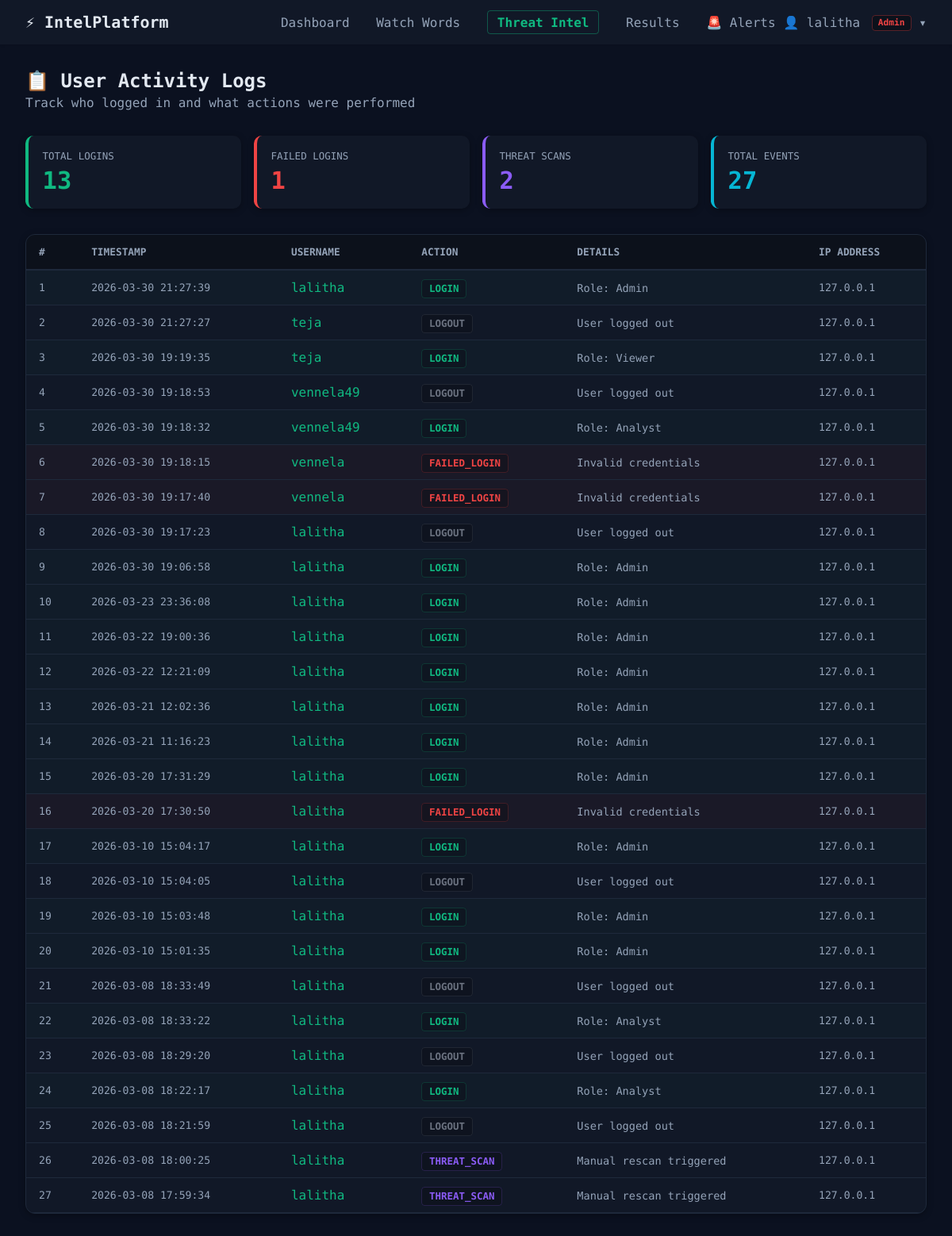
The page /user-logs (signed in) on the database its author committed.
### tables this page shows
CREATE TABLE user_logs (
            id INTEGER PRIMARY KEY AUTOINCREMENT,
            user_id INTEGER NOT NULL,
            username TEXT NOT NULL,
            action TEXT NOT NULL,
            details TEXT DEFAULT '',
            ip_address TEXT DEFAULT '',
            timestamp TEXT NOT NULL
        );

### app.py (the view)
@app.route('/user-logs')
@login_required
def user_logs():
    db = get_db()
    uid = session['user_id']
    if session.get('role') == 'Admin':
        logs = db_fetchall(db, 'SELECT * FROM user_logs ORDER BY timestamp DESC LIMIT 500')
    else:
        logs = db_fetchall(db, 'SELECT * FROM user_logs WHERE user_id=%s ORDER BY timestamp DESC LIMIT 200', (uid,))
    total_logins = db_fetchone(db, "SELECT COUNT(*) as c FROM user_logs WHERE user_id=%s AND action='LOGIN'", (uid,))['c']
    failed_logins = db_fetchone(db, "SELECT COUNT(*) as c FROM user_logs WHERE username=%s AND action='FAILED_LOGIN'", (session['username'],))['c']
    total_scans = db_fetchone(db, "SELECT COUNT(*) as c FROM user_logs WHERE user_id=%s AND action='THREAT_SCAN'", (uid,))['c']
    db.close()
    return render_template('user_logs.html', logs=logs, total_logins=total_logins,
                           failed_logins=failed_logins, total_scans=total_scans)

### app.py (called while the page is built)
def login_required(f):
    @wraps(f)
    def decorated(*args, **kwargs):
        if 'user_id' not in session:
            return redirect(url_for('login'))
        return f(*args, **kwargs)
    return decorated

def is_postgres():
    return bool(DATABASE_URL and DATABASE_URL.startswith('postgres'))

def get_db():
    if is_postgres():
        return psycopg2.connect(DATABASE_URL, cursor_factory=psycopg2.extras.RealDictCursor)
    else:
        conn = sqlite3.connect('database.db')
        conn.row_factory = sqlite3.Row
        return conn

def format_query(query):
    if not is_postgres():
        return query.replace('%s', '?')
    return query

def db_fetchone(conn, query, params=()):
    cur = conn.cursor()
    cur.execute(format_query(query), params)
    row = cur.fetchone()
    cur.close()
    return dict(row) if row else None

def db_fetchall(conn, query, params=()):
    cur = conn.cursor()
    cur.execute(format_query(query), params)
    rows = cur.fetchall()
    cur.close()
    return [dict(row) for row in rows]

@app.before_request
def before_request():
    global DB_INITIALIZED
    if not DB_INITIALIZED:
        try:
            init_db()
        except Exception:
            pass
        DB_INITIALIZED = True

### templates/user_logs.html (shortened to what this page needs)
{% extends 'base.html' %}
{% block content %}
<div style="margin-bottom:2rem;">
    <h2 style="margin:0;">📋 User Activity Logs</h2>
    <p style="color:var(--text-muted);margin:.25rem 0 0;">Track who logged in and what actions were performed</p>
</div>
<div style="display:grid;grid-template-columns:repeat(auto-fit,minmax(160px,1fr));gap:1rem;margin-bottom:2rem;">
    <div style="background:var(--card-bg);padding:1.1rem;border-radius:10px;border-left:4px solid #10b981;box-shadow:0 2px 8px rgba(0,0,0,.3);">
        <p style="margin:0;font-size:.78rem;color:var(--text-muted);text-transform:uppercase;">Total Logins</p>
        <p style="margin:.4rem 0 0;font-size:1.9rem;font-weight:700;color:#10b981;">{{total_logins}}</p>
    </div>
    <div style="background:var(--card-bg);padding:1.1rem;border-radius:10px;border-left:4px solid #ef4444;box-shadow:0 2px 8px rgba(0,0,0,.3);">
        <p style="margin:0;font-size:.78rem;color:var(--text-muted);text-transform:uppercase;">Failed Logins</p>
        <p style="margin:.4rem 0 0;font-size:1.9rem;font-weight:700;color:#ef4444;">{{failed_logins}}</p>
    </div>
    <div style="background:var(--card-bg);padding:1.1rem;border-radius:10px;border-left:4px solid #8b5cf6;box-shadow:0 2px 8px rgba(0,0,0,.3);">
        <p style="margin:0;font-size:.78rem;color:var(--text-muted);text-transform:uppercase;">Threat Scans</p>
        <p style="margin:.4rem 0 0;font-size:1.9rem;font-weight:700;color:#8b5cf6;">{{total_scans}}</p>
    </div>
    <div style="background:var(--card-bg);padding:1.1rem;border-radius:10px;border-left:4px solid #06b6d4;box-shadow:0 2px 8px rgba(0,0,0,.3);">
        <p style="margin:0;font-size:.78rem;color:var(--text-muted);text-transform:uppercase;">Total Events</p>
        <p style="margin:.4rem 0 0;font-size:1.9rem;font-weight:700;color:#06b6d4;">{{logs|length}}</p>
    </div>
</div>
<div style="background:var(--card-bg);border-radius:12px;border:1px solid var(--border-color);overflow:hidden;box-shadow:0 2px 8px rgba(0,0,0,.3);">
    {% if logs %}
    <div style="overflow-x:auto;">
        <table style="width:100%;border-collapse:collapse;text-align:left;">
            <thead style="background:rgba(0,0,0,.3);border-bottom:2px solid var(--border-color);">
                <tr>
                    {% for h in ['#','Timestamp','Username','Action','Details','IP Address'] %}
                    <th style="padding:.9rem 1rem;color:var(--text-muted);font-size:.8rem;text-transform:uppercase;white-space:nowrap;">{{h}}</th>
                    {% endfor %}
                </tr>
            </thead>
            <tbody>
                {% for log in logs %}
                {% set action_colors = {'LOGIN':'#10b981','LOGOUT':'#6b7280','FAILED_LOGIN':'#ef4444','THREAT_SCAN':'#8b5cf6','CLEAR_DATA':'#f97316','RESCAN':'#f59e0b','DELETE':'#ef4444','SIGNUP':'#06b6d4'} %}
                <tr style="border-bottom:1px solid var(--border-color);{% if log.action=='FAILED_LOGIN' %}background:rgba(239,68,68,.04);{% elif log.action=='LOGIN' %}background:rgba(16,185,129,.02);{% endif %}">
                    <td style="padding:.75rem 1rem;color:var(--text-muted);font-size:.82rem;">{{loop.index}}</td>
                    <td style="padding:.75rem 1rem;color:var(--text-muted);font-size:.82rem;white-space:nowrap;">{{log.timestamp}}</td>
                    <td style="padding:.75rem 1rem;color:var(--primary-color);font-weight:500;">{{log.username}}</td>
                    <td style="padding:.75rem 1rem;">
                        <span style="background:rgba(0,0,0,.2);color:{{action_colors.get(log.action,'#94a3b8')}};padding:.2rem .55rem;border-radius:4px;font-size:.78rem;font-weight:600;border:1px solid {{action_colors.get(log.action,'#94a3b8')}}33;">{{log.action}}</span>
                    </td>
                    <td style="padding:.75rem 1rem;font-size:.85rem;color:var(--text-muted);">{{log.details}}</td>
                    <td style="padding:.75rem 1rem;font-size:.82rem;color:var(--text-muted);">
                        <span style="font-family:'Share Tech Mono',monospace;">{{log.ip_address or '—'}}</span>
                    </td>
                </tr>
                {% endfor %}
            </tbody>
        </table>
    </div>
    {% else %}
    <div style="padding:3rem;text-align:center;">
        <div style="font-size:3rem;">📭</div>
        <h3>No activity logs yet</h3>
        <p style="color:var(--text-muted);">User actions will be recorded here as you use the platform.</p>
    </div>
    {% endif %}
</div>
{% endblock %}

### static/css/style.css (style rules this page uses)
:root { --primary-color: #10b981; --primary-hover: #059669; --bg-color: #0b1120; --card-bg: #111827; --text-main: #e2e8f0; --text-muted: #94a3b8; --border-color: #1e293b; --danger: #ef4444; --warning: #f59e0b; --success: #10b981; }
body { margin: 0; font-family: 'Share Tech Mono', 'Courier New', monospace; background-color: var(--bg-color); color: var(--text-main); }

### rows shown on the page
user_logs: timestamp "2026-03-30 21:27:39", username "lalitha", action "LOGIN", details "Role: Admin", ip_address "127.0.0.1"
user_logs: timestamp "2026-03-30 21:27:27", username "teja", action "LOGOUT", details "User logged out", ip_address "127.0.0.1"
user_logs: timestamp "2026-03-30 19:19:35", username "teja", action "LOGIN", details "Role: Viewer", ip_address "127.0.0.1"
user_logs: timestamp "2026-03-30 19:18:53", username "vennela49", action "LOGOUT", details "User logged out", ip_address "127.0.0.1"
user_logs: timestamp "2026-03-30 19:18:32", username "vennela49", action "LOGIN", details "Role: Analyst", ip_address "127.0.0.1"
user_logs: timestamp "2026-03-30 19:18:15", username "vennela", action "FAILED_LOGIN", details "Invalid credentials", ip_address "127.0.0.1"
user_logs: timestamp "2026-03-30 19:17:40", username "vennela", action "FAILED_LOGIN", details "Invalid credentials", ip_address "127.0.0.1"
user_logs: timestamp "2026-03-30 19:17:23", username "lalitha", action "LOGOUT", details "User logged out", ip_address "127.0.0.1"
user_logs: timestamp "2026-03-30 19:06:58", username "lalitha", action "LOGIN", details "Role: Admin", ip_address "127.0.0.1"
user_logs: timestamp "2026-03-23 23:36:08", username "lalitha", action "LOGIN", details "Role: Admin", ip_address "127.0.0.1"
user_logs: timestamp "2026-03-22 19:00:36", username "lalitha", action "LOGIN", details "Role: Admin", ip_address "127.0.0.1"
user_logs: timestamp "2026-03-22 12:21:09", username "lalitha", action "LOGIN", details "Role: Admin", ip_address "127.0.0.1"
user_logs: timestamp "2026-03-21 12:02:36", username "lalitha", action "LOGIN", details "Role: Admin", ip_address "127.0.0.1"
user_logs: timestamp "2026-03-21 11:16:23", username "lalitha", action "LOGIN", details "Role: Admin", ip_address "127.0.0.1"
user_logs: timestamp "2026-03-20 17:31:29", username "lalitha", action "LOGIN", details "Role: Admin", ip_address "127.0.0.1"
user_logs: timestamp "2026-03-20 17:30:50", username "lalitha", action "FAILED_LOGIN", details "Invalid credentials", ip_address "127.0.0.1"
user_logs: timestamp "2026-03-10 15:04:17", username "lalitha", action "LOGIN", details "Role: Admin", ip_address "127.0.0.1"
user_logs: timestamp "2026-03-10 15:04:05", username "lalitha", action "LOGOUT", details "User logged out", ip_address "127.0.0.1"
user_logs: timestamp "2026-03-10 15:03:48", username "lalitha", action "LOGIN", details "Role: Admin", ip_address "127.0.0.1"
user_logs: timestamp "2026-03-10 15:01:35", username "lalitha", action "LOGIN", details "Role: Admin", ip_address "127.0.0.1"
user_logs: timestamp "2026-03-08 18:33:49", username "lalitha", action "LOGOUT", details "User logged out", ip_address "127.0.0.1"
user_logs: timestamp "2026-03-08 18:33:22", username "lalitha", action "LOGIN", details "Role: Analyst", ip_address "127.0.0.1"
user_logs: timestamp "2026-03-08 18:29:20", username "lalitha", action "LOGOUT", details "User logged out", ip_address "127.0.0.1"
user_logs: timestamp "2026-03-08 18:22:17", username "lalitha", action "LOGIN", details "Role: Analyst", ip_address "127.0.0.1"
user_logs: timestamp "2026-03-08 18:21:59", username "lalitha", action "LOGOUT", details "User logged out", ip_address "127.0.0.1"
user_logs: timestamp "2026-03-08 18:00:25", username "lalitha", action "THREAT_SCAN", details "Manual rescan triggered", ip_address "127.0.0.1"
user_logs: timestamp "2026-03-08 17:59:34", username "lalitha", action "THREAT_SCAN", details "Manual rescan triggered", ip_address "127.0.0.1"

### other values the page prints
{{ session.get('username') }} "lalitha"
{{ session.get('role','Viewer') }} "Admin"
{{ total_logins }} "13"
{{ failed_logins }} "1"
{{ total_scans }} "2"
{{ logs|length }} "27"
{{ h }} "#" "TIMESTAMP" "USERNAME" "ACTION" "DETAILS" "IP ADDRESS"
